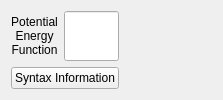
             <widget class="QWidget" name="potentialenergy">
              <attribute name="title">
               <string>Potential Energy</string>
              </attribute>
              <layout class="QHBoxLayout" name="horizontalLayout_4">
               <item>
                <layout class="QHBoxLayout" name="horizontalLayout_11" stretch="1,2">
                 <item>
                  <layout class="QVBoxLayout" name="verticalLayout_4" stretch="3,1">
                   <item>
                    <layout class="QHBoxLayout" name="horizontalLayout_12" stretch="1,4">
                     <item>
                      <widget class="QLabel" name="label_8">
                       <property name="text">
                        <string>Potential
Energy
Function</string>
                       </property>
                       <property name="alignment">
                        <set>Qt::AlignCenter</set>
                       </property>
                      </widget>
                     </item>
                     <item>
                      <widget class="QLineEdit" name="lineEdit">
                       <property name="sizePolicy">
                        <sizepolicy hsizetype="Expanding" vsizetype="Expanding">
                         <horstretch>0</horstretch>
                         <verstretch>0</verstretch>
                        </sizepolicy>
                       </property>
                       <property name="alignment">
                        <set>Qt::AlignCenter</set>
                       </property>
                      </widget>
                     </item>
                    </layout>
                   </item>
                   <item>
                    <widget class="QPushButton" name="TISEPotSyntax">
                     <property name="sizePolicy">
                      <sizepolicy hsizetype="Expanding" vsizetype="Expanding">
                       <horstretch>0</horstretch>
                       <verstretch>0</verstretch>
                      </sizepolicy>
                     </property>
                     <property name="text">
                      <string>Syntax Information</string>
                     </property>
                    </widget>
                   </item>
                  </layout>
                 </item>
                 <item>
                  <spacer name="horizontalSpacer">
                   <property name="orientation">
                    <enum>Qt::Horizontal</enum>
                   </property>
                   <property name="sizeHint" stdset="0">
                    <size>
                     <width>40</width>
                     <height>20</height>
                    </size>
                   </property>
                  </spacer>
                 </item>
                </layout>
               </item>
              </layout>
             </widget>
